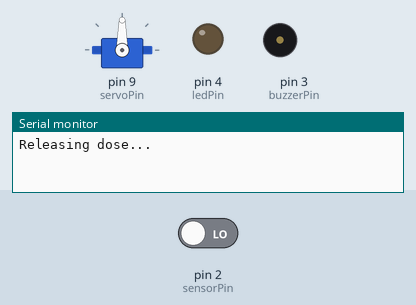
This sketch was run on a simulated Arduino Uno, built with avr-gcc and run on an emulated ATmega328P. Parts: servo, output pins drawn as LEDs (lit = HIGH), buzzer (waves = sounding, pin HIGH), the last lines printed to the serial monitor. The inputs (shaded band) are chosen by the test bench; at power-on: pin 2 (sensorPin) LOW.

Above: at 0.1 s.
At 1.2 s:
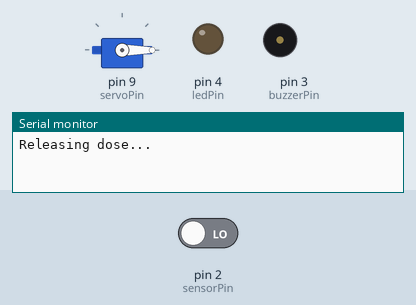
1.3 s: pin 2 (sensorPin) driven HIGH
At 1.6 s:
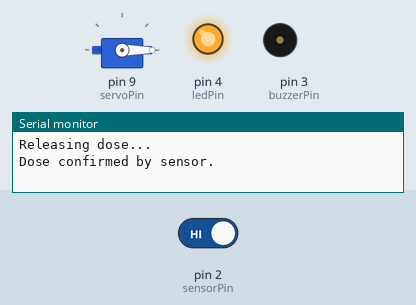
Timing chart, 0 to 4.3 s (numbered marks = the images above; inputs shaded):
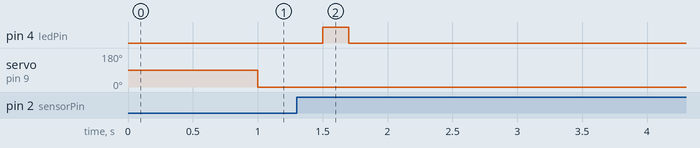

Measured:
- after the input at 1.3 s, pin 4 (ledPin): LOW → HIGH after 0.20 s, → LOW 0.20 s later; pin 3 (buzzerPin): stops changing and stays LOW

The sketch:

dispenser.ino
```cpp
// Starter sketch for Automated Medicine Dispenser
#include <Servo.h>

// Pin definitions - change as needed
const int servoPin = 9;
const int sensorPin = 2; // IR or digital sensor
const int buzzerPin = 3;
const int ledPin = 4;

Servo dispenser;

void setup() {
  Serial.begin(9600);
  dispenser.attach(servoPin);
  pinMode(sensorPin, INPUT);
  pinMode(buzzerPin, OUTPUT);
  pinMode(ledPin, OUTPUT);
}

void loop() {
  // Placeholder routine: rotate servo to release dose, check sensor
  releaseDose();
  delay(60000); // wait 60 seconds (for testing)
}

void releaseDose() {
  Serial.println("Releasing dose...");
  dispenser.write(90); // adjust as needed
  delay(1000);
  dispenser.write(0);  // reset
  delay(500);
  int sensorVal = digitalRead(sensorPin);
  if (sensorVal == HIGH) {
    Serial.println("Dose confirmed by sensor.");
    digitalWrite(ledPin, HIGH);
    delay(200);
    digitalWrite(ledPin, LOW);
  } else {
    Serial.println("No confirmation - alerting");
    alertCaregiver();
  }
}

void alertCaregiver() {
  // simple buzzer alert
  for (int i=0;i<3;i++) {
    digitalWrite(buzzerPin, HIGH);
    delay(200);
    digitalWrite(buzzerPin, LOW);
    delay(200);
  }
}
```
